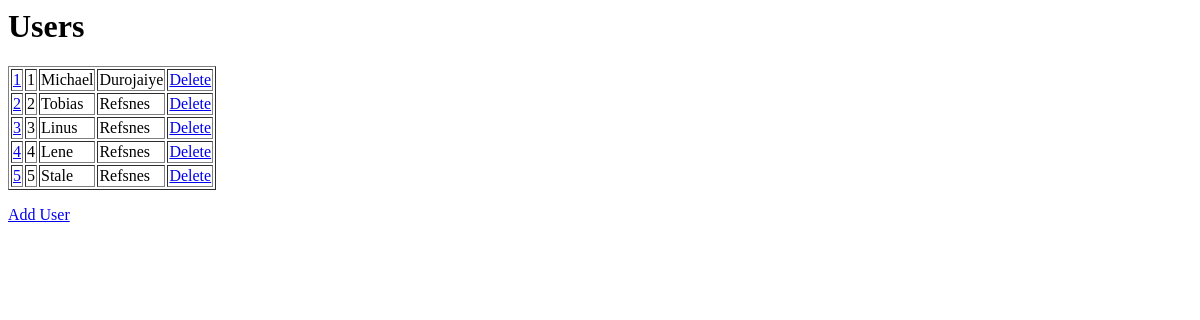
The app's page /hello_world/, older data.
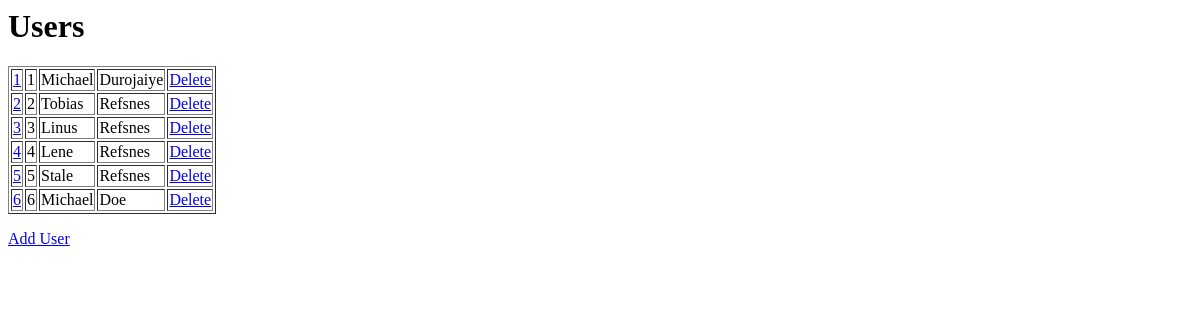
The same page, newer data.
### hello_world/models.py (models this page shows)
class HelloUsers(models.Model):
    firstname = models.CharField(max_length = 255)
    lastname = models.CharField(max_length = 255)

### hello_world/views.py (the view)
# urls.py: path('', views.index, name = 'index'),
def index(request):
    Myusers = HelloUsers.objects.all().values()
    template = loader.get_template('index.html')
    context = {
        'Myusers': Myusers,
    }
    return HttpResponse(template.render(context, request))

### hello_world/templates/index.html
<h1>Users</h1>
<table border="1">
  {% for x in Myusers %}
  <tr>
    <td><a href = "update/{{ x.id }}">{{ x.id }}</a></td>
    <td>{{ x.id }}</td>
    <td>{{ x.firstname }}</td>
    <td>{{ x.lastname }}</td>
    <td><a href = "delete/{{ x.id }}">Delete</a></td>
  </tr>
  {% endfor %}
</table>
<p>
  <a href = "add/">Add User</a>
</p>

Row changes from the older to the newer data that the page shows:
added HelloUsers: id "6", firstname "Michael", lastname "Doe"
